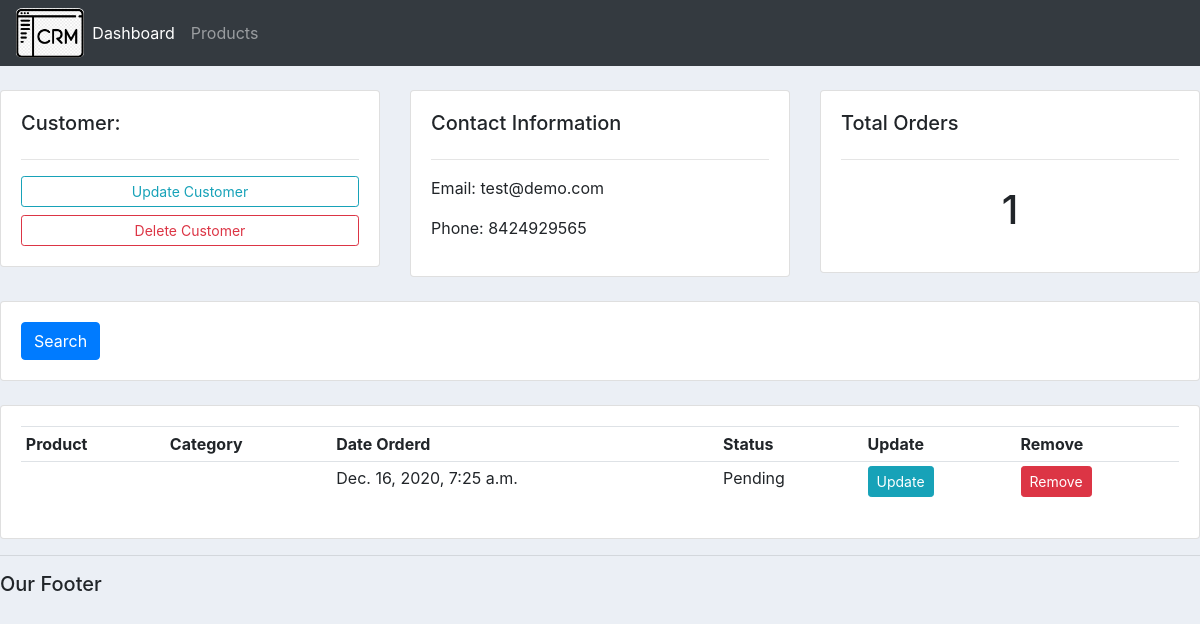
The app's page /customers/1 with its own data.
### account/models.py (models this page shows, shortened)
class Customer(models.Model):
    name = models.CharField(max_length=200, null=True)
    phone = models.CharField(max_length=200, null=True)
    email = models.CharField(max_length=200, null=True)
    date_created = models.DateTimeField(auto_now_add=True, null=True)

class Order(models.Model):
    STATUS = (
        ('Pending', 'Pending'),
        ('Out for delivery', 'Out for delivery'),
        ('Delivered', 'Delivered'),
    )
    customer = models.ForeignKey(Customer, null=True, on_delete=models.SET_NULL)
    product = models.ForeignKey(Product, null=True, on_delete=models.SET_NULL)
    date_created = models.DateTimeField(auto_now_add=True, null=True)
    status = models.CharField(max_length=200, null=True, choices=STATUS)

### account/views.py (the view)
# urls.py: path('customers/<str:id>', views.customers, name='customers'),
def customers(request, id):
    customer = Customer.objects.get(id=id)
    orders = customer.order_set.all()
    order_count = orders.count()
    context = {'customer':customer, 'orders':orders,
               'order_count':order_count}
    return render(request, 'account/customers.html', context)

### account/templates/account/customers.html
{% extends 'account/main.html' %}
{% block content %}
	<br>
<div class="row">
	<div class="col-md">
		<div class="card card-body">
			<h5>Customer:</h5>
			<hr>
			<a class="btn btn-outline-info  btn-sm btn-block" href="">Update Customer</a>
			<a class="btn btn-outline-danger  btn-sm btn-block" href="">Delete Customer</a>
		</div>
	</div>
	<div class="col-md">
		<div class="card card-body">
			<h5>Contact Information</h5>
			<hr>
			<p>Email: {{customer.email}}</p>
			<p>Phone: {{customer.phone}}</p>
		</div>
	</div>
	<div class="col-md">
		<div class="card card-body">
			<h5>Total Orders</h5>
			<hr>
			<h1 style="text-align: center;padding: 10px">{{ order_count }}</h1>
		</div>
	</div>
</div>
<br>
<div class="row">
	<div class="col">
		<div class="card card-body">
			<form method="get">
		    <button class="btn btn-primary" type="submit">Search</button>
		  </form>
		</div>
	</div>
</div>
<br>
<div class="row">
	<div class="col-md">
		<div class="card card-body">
			<table class="table table-sm">
				<tr>
					<th>Product</th>
					<th>Category</th>
					<th>Date Orderd</th>
					<th>Status</th>
					<th>Update</th>
					<th>Remove</th>
				</tr>
				{% for order in orders %}
					<tr>
						<td>{{ order.Product }}</td>
						<td>{{ order.Product.category }}</td>
						<td>{{ order.date_created }}</td>
						<td>{{ order.status }}</td>
						<td><a class="btn btn-sm btn-info" href="#">Update</a></td>
						<td><a class="btn btn-sm btn-danger" href="#">Remove</a></td>
					</tr>
				{% endfor %}
			</table>
		</div>
	</div>
</div>
{% endblock %}

### static/css/main.css (style rules this page uses)
body { background-color: #ebeff5; }

### records on screen
Customer: email "test@demo.com", phone "8424929565"
Order: date_created "Dec. 16, 2020, 7:25 a.m.", status "Pending"

### other values on screen
{{ order_count }} "1"
